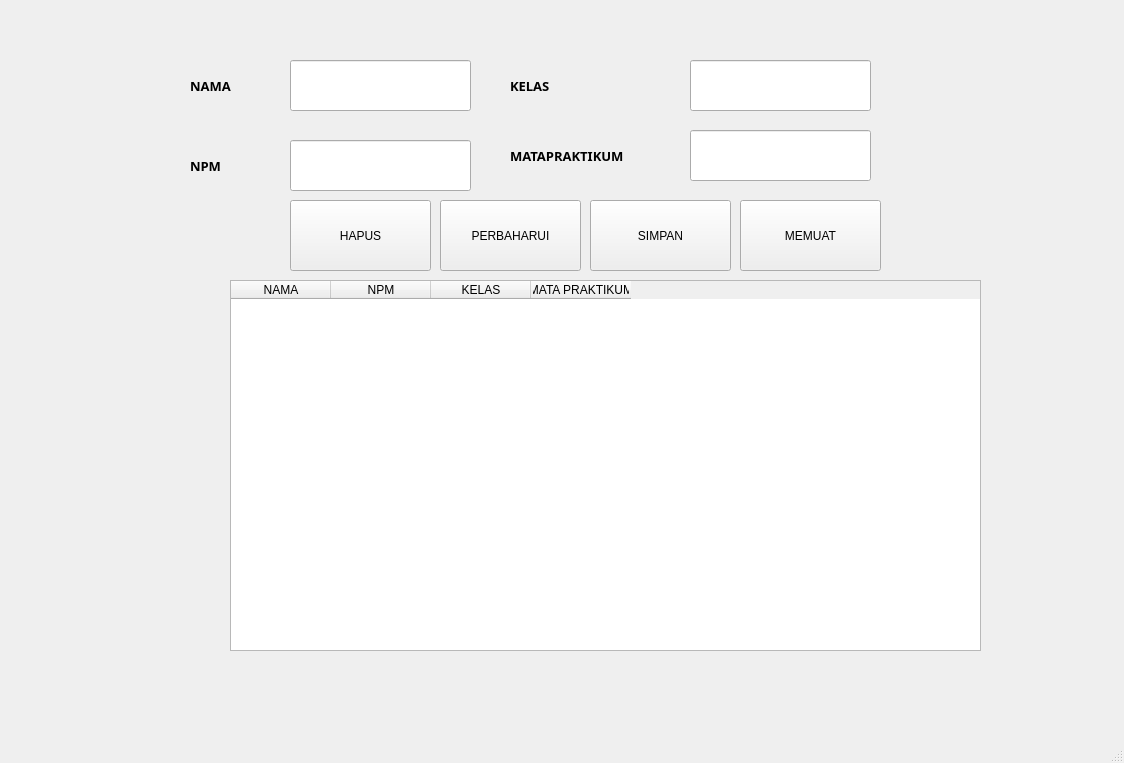
<?xml version="1.0" encoding="UTF-8"?>
<ui version="4.0">
 <class>MainWindow</class>
 <widget class="QMainWindow" name="MainWindow">
  <property name="geometry">
   <rect>
    <x>0</x>
    <y>0</y>
    <width>1124</width>
    <height>763</height>
   </rect>
  </property>
  <property name="windowTitle">
   <string>MainWindow</string>
  </property>
  <widget class="QWidget" name="centralwidget">
   <widget class="QLabel" name="label">
    <property name="geometry">
     <rect>
      <x>190</x>
      <y>70</y>
      <width>91</width>
      <height>31</height>
     </rect>
    </property>
    <property name="font">
     <font>
      <family>Arial Black</family>
      <pointsize>10</pointsize>
      <weight>75</weight>
      <bold>true</bold>
     </font>
    </property>
    <property name="text">
     <string>NAMA</string>
    </property>
   </widget>
   <widget class="QLineEdit" name="lineEditNama">
    <property name="geometry">
     <rect>
      <x>290</x>
      <y>60</y>
      <width>181</width>
      <height>51</height>
     </rect>
    </property>
   </widget>
   <widget class="QPushButton" name="pushButton">
    <property name="geometry">
     <rect>
      <x>740</x>
      <y>200</y>
      <width>141</width>
      <height>71</height>
     </rect>
    </property>
    <property name="text">
     <string>MEMUAT</string>
    </property>
   </widget>
   <widget class="QLineEdit" name="lineEditNpm">
    <property name="geometry">
     <rect>
      <x>290</x>
      <y>140</y>
      <width>181</width>
      <height>51</height>
     </rect>
    </property>
   </widget>
   <widget class="QLabel" name="label_2">
    <property name="geometry">
     <rect>
      <x>190</x>
      <y>150</y>
      <width>91</width>
      <height>31</height>
     </rect>
    </property>
    <property name="font">
     <font>
      <family>Arial Black</family>
      <pointsize>10</pointsize>
      <weight>75</weight>
      <bold>true</bold>
     </font>
    </property>
    <property name="text">
     <string>NPM</string>
    </property>
   </widget>
   <widget class="QLineEdit" name="lineEditKelas">
    <property name="geometry">
     <rect>
      <x>690</x>
      <y>60</y>
      <width>181</width>
      <height>51</height>
     </rect>
    </property>
   </widget>
   <widget class="QLabel" name="label_3">
    <property name="geometry">
     <rect>
      <x>510</x>
      <y>70</y>
      <width>91</width>
      <height>31</height>
     </rect>
    </property>
    <property name="font">
     <font>
      <family>Arial Black</family>
      <pointsize>10</pointsize>
      <weight>75</weight>
      <bold>true</bold>
     </font>
    </property>
    <property name="text">
     <string>KELAS</string>
    </property>
   </widget>
   <widget class="QLineEdit" name="lineEditMatprak">
    <property name="geometry">
     <rect>
      <x>690</x>
      <y>130</y>
      <width>181</width>
      <height>51</height>
     </rect>
    </property>
   </widget>
   <widget class="QLabel" name="label_4">
    <property name="geometry">
     <rect>
      <x>510</x>
      <y>140</y>
      <width>171</width>
      <height>31</height>
     </rect>
    </property>
    <property name="font">
     <font>
      <family>Arial Black</family>
      <pointsize>10</pointsize>
      <weight>75</weight>
      <bold>true</bold>
     </font>
    </property>
    <property name="text">
     <string>MATAPRAKTIKUM</string>
    </property>
   </widget>
   <widget class="QPushButton" name="pushButtonSimpan">
    <property name="geometry">
     <rect>
      <x>590</x>
      <y>200</y>
      <width>141</width>
      <height>71</height>
     </rect>
    </property>
    <property name="text">
     <string>SIMPAN</string>
    </property>
   </widget>
   <widget class="QPushButton" name="pushButtonUpdate">
    <property name="geometry">
     <rect>
      <x>440</x>
      <y>200</y>
      <width>141</width>
      <height>71</height>
     </rect>
    </property>
    <property name="text">
     <string>PERBAHARUI</string>
    </property>
   </widget>
   <widget class="QPushButton" name="pushButtonDelete">
    <property name="geometry">
     <rect>
      <x>290</x>
      <y>200</y>
      <width>141</width>
      <height>71</height>
     </rect>
    </property>
    <property name="text">
     <string>HAPUS</string>
    </property>
   </widget>
   <widget class="QTableWidget" name="tableWidget">
    <property name="geometry">
     <rect>
      <x>230</x>
      <y>280</y>
      <width>751</width>
      <height>371</height>
     </rect>
    </property>
    <column>
     <property name="text">
      <string>NAMA</string>
     </property>
    </column>
    <column>
     <property name="text">
      <string>NPM</string>
     </property>
    </column>
    <column>
     <property name="text">
      <string>KELAS</string>
     </property>
    </column>
    <column>
     <property name="text">
      <string>MATA PRAKTIKUM</string>
     </property>
    </column>
   </widget>
  </widget>
  <widget class="QMenuBar" name="menubar">
   <property name="geometry">
    <rect>
     <x>0</x>
     <y>0</y>
     <width>1124</width>
     <height>26</height>
    </rect>
   </property>
  </widget>
  <widget class="QStatusBar" name="statusbar"/>
 </widget>
 <resources/>
 <connections/>
</ui>
